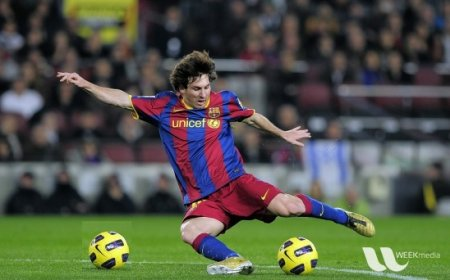
#> input picture Assignment/images/messi.jpg, 450 x 280 px
$ jupyter execute Frequency_domain.ipynb   (older library calls are emulated)
#> lines starting #> are read from the running program, lines starting #| are printed output that depends on the picture; after the words box and inside, x2 and y2 are one past the last pixel; in counts of white or black regions, pixels touching at a corner belong together
# Assignment 3: Frequency Domain
Tổng quan: Ở bài tập này, chúng ta sẽ thực hành lập trình một số hàm xử lí ảnh cơ bản trong miền tần số
- Chuyển đổi giữa miền không gian và miền tần số
- Lọc trong miền tần số

[cell 1]
import numpy as np
import cv2
import matplotlib.pyplot as plt
import math

## Sự khác biệt giữa miền không gian và miền tần số
Trong miền không gian, ta xử lý trực tiếp trên từng điểm ảnh, còn trong miền tần số, ta xử lý dựa trên tốc độ thay đổi giá trị ảnh trong miền không gian.
- Miền không gian: Ma trận ảnh đầu vào -> Xử lý -> Ma trận ảnh đầu ra
- Miền tần số: Ảnh vào -> Phân bố tần số -> Xử lý -> Chuyển đổi ngược -> Ảnh ra

Trong nhiều trường hợp, người ta dùng chuyển đổi Fourier để chuyển ảnh từ miền không gian sang miền tần số.

Một số hàm chuyển đổi và xử lý trong miền tần số:
- cv2.dft(): https://docs.opencv.org/4.5.2/d2/de8/group__core__array.html#gadd6cf9baf2b8b704a11b5f04aaf4f39d
- np.fft.fft2(): https://numpy.org/doc/stable/reference/generated/numpy.fft.fft2.html
- np.fft.fftshift(): https://numpy.org/doc/stable/reference/generated/numpy.fft.fftshift.html
- cv2.cartToPolar(): https://docs.opencv.org/4.5.2/d2/de8/group__core__array.html#gac5f92f48ec32cacf5275969c33ee837d
- cv2.polarToCart(): https://docs.opencv.org/4.5.2/d2/de8/group__core__array.html#ga581ff9d44201de2dd1b40a50db93d665

[cell 2]
# read input as grayscale
img = cv2.imread('images/messi.jpg', 0)
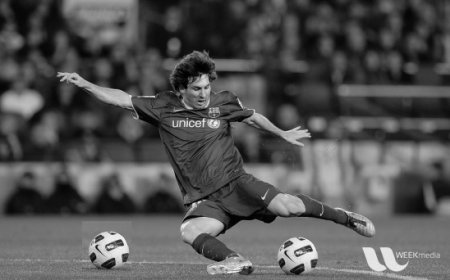
#> img: shape (280, 450); min 0, max 252, mean 83.2
plt.imshow(img, cmap='gray')
plt.show()

[cell 3]
# convert image to floats and do dft saving as complex output
dft = cv2.dft(np.float32(img), flags = cv2.DFT_COMPLEX_OUTPUT)

# apply shift of origin from upper left corner to center of image
dft_shift = np.fft.fftshift(dft)

magnitude_spectrum = 20*np.log(cv2.magnitude(dft_shift[:,:,0],dft_shift[:,:,1]))
fig = plt.figure(figsize=(8,8))
plt.imshow(magnitude_spectrum, cmap='gray')
plt.show()

[cell 4]
# display real and imaginary components
real, imag = cv2.cartToPolar(dft_shift[:,:,0],dft_shift[:,:,1])
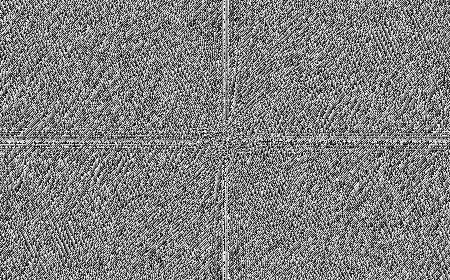
#> imag: shape (280, 450) float32; min 4.8e-05, max 6.28, mean 3.14; drawn with min black and max white

real = np.log(real) / 30
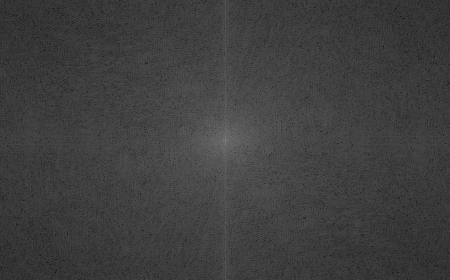
#> real: shape (280, 450) float32; min 0.0344, max 0.539, mean 0.249
imag = np.log(imag) / 30
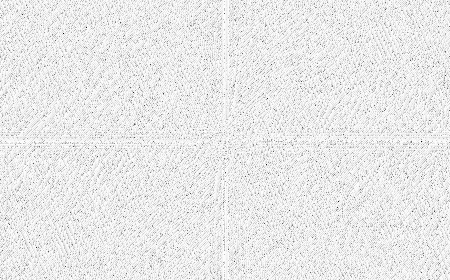
#> imag: shape (280, 450) float32; min -0.331, max 0.0613, mean 0.028; drawn with min black and max white

fig = plt.figure(figsize=(16,8))
ax1 = fig.add_subplot(121)
ax1.title.set_text('Real')
plt.imshow(real, cmap='gray')
ax2 = fig.add_subplot(122)
ax2.title.set_text('Imaginary')
plt.imshow(imag, cmap='gray')
plt.show()

[cell 5]
# low pass filter example
center = np.array(img.shape)/2
#> center = [140, 225]
rad = 50
for i in range(img.shape[0]):
    for j in range(img.shape[1]):
        if np.linalg.norm(np.array((i,j)) - center) > rad:
            magnitude_spectrum[i,j] = 0
plt.imshow(magnitude_spectrum, cmap='gray')
plt.show()

[cell 6]
# shift origin from center to upper left corner
back_ishift = np.fft.ifftshift(dft_shift)

# do idft saving as complex output
img_back = cv2.idft(back_ishift)

# combine complex components into original image again
img_back = cv2.magnitude(img_back[:,:,0], img_back[:,:,1])

# re-normalize to 8-bits
img_back = cv2.normalize(img_back, None, alpha=0, beta=255, norm_type=cv2.NORM_MINMAX, dtype=cv2.CV_8U)

plt.imshow(img_back, cmap='gray')
plt.show()

## Loại bỏ nhiễu sin (thủ công)

[cell 7]
img = cv2.imread('images/gao.png',0)
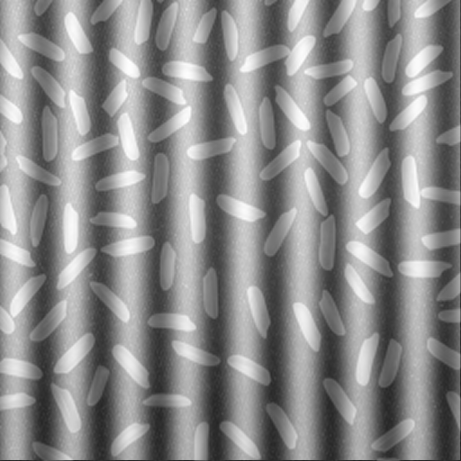
#> input picture Assignment/images/gao.png, 461 x 461 px
#> img is the input picture: shape (461, 461); min 37, max 255, mean 140.2
plt.imshow(img, cmap = 'gray')
plt.show()

[cell 8]
dft = cv2.dft(np.float32(img),flags = cv2.DFT_COMPLEX_OUTPUT)
dft_shift = np.fft.fftshift(dft)
magnitude_spectrum = 20*np.log(cv2.magnitude(dft_shift[:,:,0],dft_shift[:,:,1]))
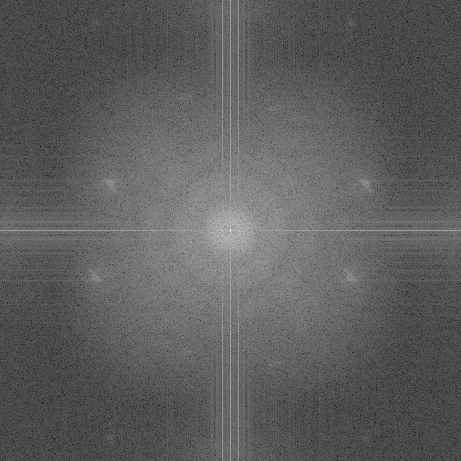
#> magnitude_spectrum: shape (461, 461) float32; min -3.33, max 344.2, mean 124.7; drawn with min black and max white
plt.figure(figsize=(16,16))
plt.imshow(magnitude_spectrum, cmap = 'gray')
plt.show()

[cell 9]
dft_shift[227:233, 236:242] = 255
dft_shift[227:233, 219:225] = 255
magnitude_spectrum = 20*np.log(cv2.magnitude(dft_shift[:,:,0],dft_shift[:,:,1]))
plt.figure(figsize=(16,16))
plt.imshow(magnitude_spectrum, cmap = 'gray')
plt.show()

[cell 10]
dft_ishift = np.fft.ifftshift(dft_shift)
idft = cv2.idft(dft_ishift)
img_back = cv2.magnitude(idft[:,:,0],idft[:,:,1])
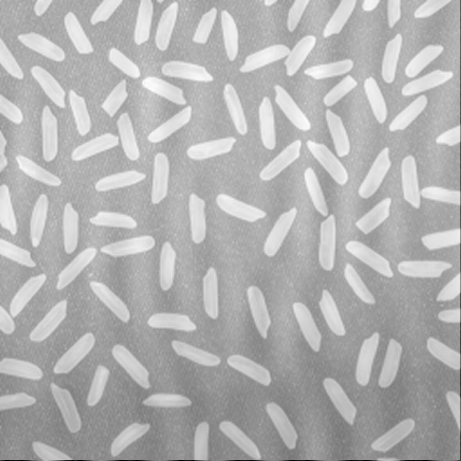
#> img_back: shape (461, 461) float32; min 99103.6, max 42523008, mean 29800164; drawn with min black and max white
plt.imshow(img_back, cmap = 'gray')
plt.show()

# Bài tập thực hành

## Các hàm được cung cấp

[cell 11]
def get_ideal_low_pass_filter(shape, cutoff):
    """Computes a Ideal low pass mask
    takes as input:
    shape: the shape of the mask to be generated
    cutoff: the cutoff frequency of the ideal filter
    returns a ideal low pass mask"""

    d0 = cutoff
    rows, columns = shape
    mask = np.zeros((rows, columns), dtype=int)
    mid_R, mid_C = int(rows/2), int(columns/2)
    for i in range(rows):
        for j in range(columns):
            d = math.sqrt((i - mid_R)**2 + (j - mid_C)**2)
            if d <= d0:
                mask[i, j] = 1
            else:
                mask[i, j] = 0

    return mask

## Lọc thông thấp

[cell 12]
input_image = cv2.imread('images/messi.jpg', 0)

fft = np.fft.fft2(input_image)
shift_fft = np.fft.fftshift(fft)

# showing purpose only
mag_dft = np.log(np.abs(shift_fft))
plt.imshow(mag_dft, cmap='gray')
plt.show()

Yêu cầu:
- Lấy shape của ảnh đầu vào
- Lựa chọn cutoff
- Chuẩn bị bộ lọc mask (sử dụng hàm có sẵn ở trên)

[cell 13]
### YOUR CODE HERE ###

mask = get_ideal_low_pass_filter(input_image.shape, 50)


### YOUR CODE HERE ###
filtered_image = np.multiply(mask, shift_fft)
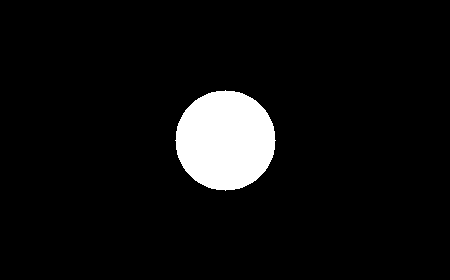
#> mask: shape (280, 450) int64; values 0 (black) and 1 (white), 6.2% white; 1 white region, box (x1, y1, x2, y2) and area: (175, 90, 276, 191) 7845

# showing purpose only
mag_filtered_dft = np.log(np.abs(filtered_image)+1)
plt.imshow(mag_filtered_dft, cmap='gray')
plt.show()

[cell 14]
shift_ifft = np.fft.ifftshift(filtered_image)
ifft = np.fft.ifft2(shift_ifft)
mag = np.abs(ifft)
plt.imshow(mag, cmap='gray')
plt.show()

# Lọc thông cao

Yêu cầu: Hoàn thành hàm xây dựng bộ lọc thông cao và áp dụng vào ảnh

[cell 15]
def get_ideal_high_pass_filter(shape, cutoff):
    """Computes a Ideal high pass mask
    takes as input:
    shape: the shape of the mask to be generated
    cutoff: the cutoff frequency of the ideal filter
    returns a ideal high pass mask"""
#> called with shape = (280, 450), cutoff = 50

    ### YOUR CODE HERE ###
    d0 = cutoff
    rows, columns = shape
    mask = np.zeros((rows, columns), dtype=int)
    mid_R, mid_C = int(rows/2), int(columns/2)
    for i in range(rows):
        for j in range(columns):
            d = math.sqrt((i - mid_R)**2 + (j - mid_C)**2)
            if d >= d0:
                mask[i, j] = 1
            else:
                mask[i, j] = 0

    ### YOUR CODE HERE ###

    return mask

[cell 16]
### YOUR CODE HERE ###
mask = get_ideal_high_pass_filter(input_image.shape, 50)


filtered_image = np.multiply(mask, shift_fft)
#> mask: shape (280, 450) int64; values 0 (black) and 1 (white), 93.8% white; 1 black region, box (x1, y1, x2, y2) and area: (176, 91, 275, 190) 7825

# showing purpose only
mag_filtered_dft = np.log(np.abs(filtered_image)+1)
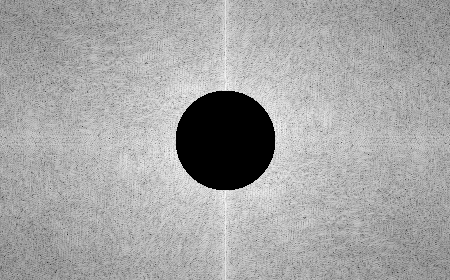
#> mag_filtered_dft: shape (280, 450) float64; min 0, max 10.6, mean 6.85; drawn with min black and max white

shift_ifft = np.fft.ifftshift(filtered_image)
ifft = np.fft.ifft2(shift_ifft)
mag = np.abs(ifft)
plt.imshow(mag, cmap='gray')
plt.show()

# Lọc theo đoạn

Yêu cầu: Hoàn thành hàm xây dựng bộ lọc theo đoạn và áp dụng vào ảnh

[cell 17]
def get_ideal_band_pass_filter(shape, cutoff1, cutoff2):
    """Computes a Ideal band pass mask
    takes as input:
    shape: the shape of the mask to be generated
    cutoff1, cutoff2: the cutoff frequency of the ideal filter
    returns a ideal band pass mask"""
#> called with shape = (280, 450), cutoff1 = 40, cutoff2 = 60

    ### YOUR CODE HERE ###

    d0 = cutoff1
    d1 = cutoff2
    rows, columns = shape
    mask = np.zeros((rows, columns), dtype=int)
    mid_R, mid_C = int(rows/2), int(columns/2)
    for i in range(rows):
        for j in range(columns):
            d = math.sqrt((i - mid_R)**2 + (j - mid_C)**2)
            if d1>= d >= d0:
                mask[i, j] = 1
            else:
                mask[i, j] = 0

    ### YOUR CODE HERE ###

    return mask

[cell 18]
### YOUR CODE HERE ###
### YOUR CODE HERE ###
mask = get_ideal_band_pass_filter(input_image.shape, 40, 60)


filtered_image = np.multiply(mask, shift_fft)
#> mask: shape (280, 450) int64; values 0 (black) and 1 (white), 5% white; 1 white region, box (x1, y1, x2, y2) and area: (165, 80, 286, 201) 6276

# showing purpose only
mag_filtered_dft = np.log(np.abs(filtered_image)+1)

shift_ifft = np.fft.ifftshift(filtered_image)
ifft = np.fft.ifft2(shift_ifft)
mag = np.abs(ifft)
plt.imshow(mag, cmap='gray')
plt.show()

## Lọc thông thấp với bộ lọc Gauss
Tạo mặt nạ để lọc thông thấp trong miền tần số có dạng hàm Gauss

Yêu cầu: Hoàn thành hàm xây dựng bộ lọc thông thấp với bộ lọc Gauss và áp dụng vào ảnh

$$\Large mask[i, j] = e^{-\frac{d^2}{2\times{d0^2}}}$$

[cell 19]
def get_gaussian_low_pass_filter(shape, cutoff):
    """Computes a gaussian low pass mask
    takes as input:
    shape: the shape of the mask to be generated
    cutoff: the cutoff frequency of the gaussian filter (sigma)
    returns a gaussian low pass mask"""
#> called with shape = (280, 450), cutoff = 50

    ### YOUR CODE HERE ###

    d0 = cutoff
    rows, columns = shape
    mask = np.zeros((rows, columns), dtype=float)
    mid_R, mid_C = int(rows/2), int(columns/2)
    for i in range(rows):
        for j in range(columns):
            d = math.sqrt((i - mid_R)**2 + (j - mid_C)**2)
            if d <= d0:
                #print(d, d0)
                mask[i, j] = math.exp(-d**2/(2*d0**2))
                #print(mask[i, j])
            else:
                mask[i, j] = 0

    ### YOUR CODE HERE ###

    return mask

[cell 20]
### YOUR CODE HERE ###
mask = get_gaussian_low_pass_filter(input_image.shape, 50)


filtered_image = np.multiply(mask, shift_fft)
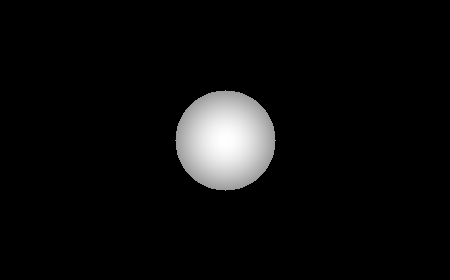
#> mask: shape (280, 450) float64; min 0, max 1, mean 0.049

# showing purpose only
mag_filtered_dft = np.log(np.abs(filtered_image)+1)

shift_ifft = np.fft.ifftshift(filtered_image)
ifft = np.fft.ifft2(shift_ifft)
mag = np.abs(ifft)
plt.imshow(mag, cmap='gray')
plt.show()
